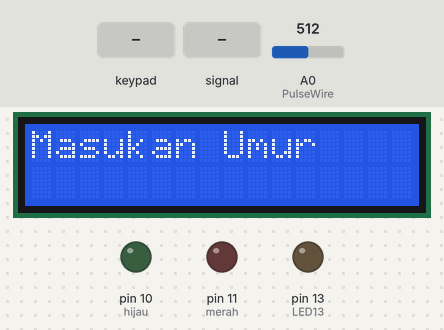
The sketch below on a simulated Arduino Uno, built with avr-gcc and run on an emulated ATmega328P. Shown: 16×2 character LCD, output pins drawn as LEDs (lit = HIGH). Inputs (shaded band) come from the test bench; at power-on: A0 (PulseWire) = 512. What the sketch prints to the serial monitor is not drawn.

Above: at 6.2 s.
6.3 s: keypad keys 9 8 7 6 # pressed 0.4 s apart
At 8.9 s:
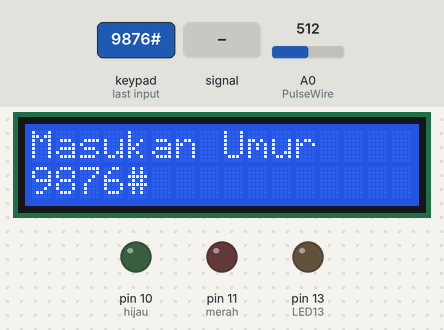
9.8 s: key '*' pressed
At 11.0 s:
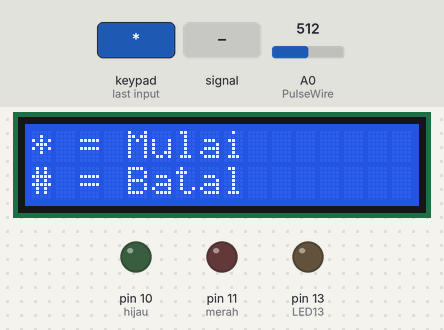
11.3 s: keypad keys 9 8 7 6 * pressed 0.4 s apart
At 14.2 s:
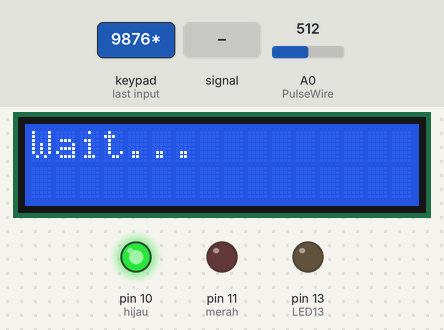
17.8 s: A0 (PulseWire) fed a 1000 Hz sine of ±255 counts around its level
At 19.5 s:
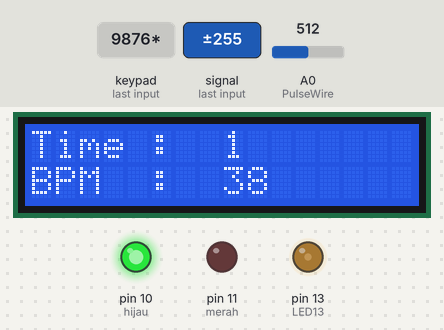
20.5 s: A0 (PulseWire) set to 716
At 21.4 s:
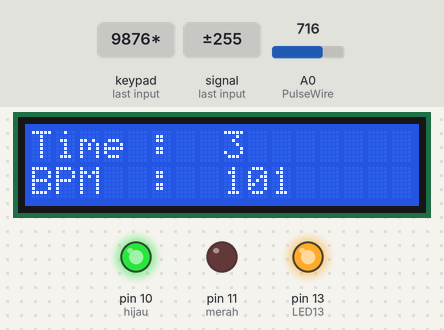
Timing chart, 0 to 23.5 s (numbered marks = the images above; inputs shaded):
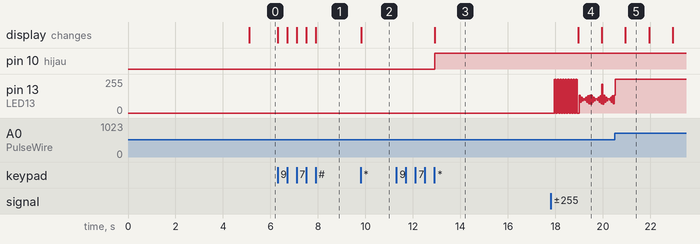

Measured:
- after the input at 6.3 s, the display: first changes at once (image 1 shows a later state)
- after the input at 9.8 s, the display: changes at once (image 2)
- after the input at 11.3 s, pin 10 (hijau): LOW → HIGH after 1.6 s; the display: changes after 1.6 s (image 3)
- what the display in image 5 shows lasts 1.0 s, from 21.0 s to 22.0 s

The sketch:

detak_jantung.ino
```cpp
#include <Keypad.h>            // memasukan library keypad
#include <Wire.h>              // memasukan library komunikasi I2C (komunikasi LCD)
#include <LiquidCrystal_I2C.h> //memasukan library LCD I2C
#define PulseWire A0           // deklarasi pin untuk sensor
#define LED13 13               // deklarasi pin LED13
#define merah 11               // deklarasi pin merah
#define hijau 10               // deklarasi pin hijau

LiquidCrystal_I2C lcd(0x27, 16, 2); // setting kolom dan baris lcd

const byte ROWS = 4; // jumlah baris keypad
const byte COLS = 3; // jumlah kolom keypad
char hexaKeys[ROWS][COLS] = {
    {'1', '2', '3'},
    {'4', '5', '6'},
    {'7', '8', '9'},
    {'*', '0', '#'}};

byte rowPins[ROWS] = {9, 8, 7, 6}; // pin untuk keypad
byte colPins[COLS] = {5, 4, 3};

Keypad customKeypad = Keypad(makeKeymap(hexaKeys), rowPins, colPins, ROWS, COLS);

void setup()
{
  Serial.begin(9600); // setting baudrate komunikasi serial
  lcd.backlight();
  lcd.begin();            // memulai lcd
  pinMode(LED13, OUTPUT); // setting pin sebagai output
  pinMode(hijau, OUTPUT); // setting pin sebagai output
  pinMode(merah, OUTPUT); // setting pin sebagai output
  lcd.setCursor(3, 0);    // print karakter
  lcd.print("Pendeteksi");
  lcd.setCursor(1, 1);
  lcd.print("Denyut Jantung");
  delay(5000);
  lcd.clear();
}

byte kolom = 0;  // variabel untuk menampung kolom posisi karakter di LCD
String ket = ""; // keterangan
int myBPM, x, Max, Min;
char customKey;
int time1, time2;
bool Stop1 = false;
char umur[8];  // buat variabel umur (char array)
int Signal;    // variabel untuk menampung signal / hasil pembacaan sensor
int Threshold; // variabel untuk menampung trenshold / batas signal

void loop()
{
  lcd.setCursor(0, 0);
  lcd.print("Masukan Umur");
  customKey = customKeypad.getKey(); // akses keypad

  if (customKey)
  {                            // jika keypad diakses
    Serial.println(customKey); // tampilkan karakter di serial monitor
    umur[kolom] = customKey;   // tampung hasil keypad di variabel kolom
    lcd.setCursor(kolom, 1);
    lcd.print(umur[kolom]); // tampilkan di LCD
    kolom++;                // geser baris di LCD

    if (customKey == '*')
    { // jika * ditekan
      lcd.clear();
      lcd.setCursor(0, 0);
      lcd.print("* = Mulai");
      lcd.setCursor(0, 1);
      lcd.print("# = Batal");
      Stop1 = false;

      while (!Stop1)
      {
        customKey = customKeypad.getKey();
        if (customKey == '#') // jika # ditekan
        {
          Stop1 = true;
          lcd.clear();
          kolom = 0;
        }
        else if (customKey == '*')
        { // jika * ditekan
          lcd.clear();
          lcd.setCursor(0, 0);
          lcd.print("Wait...");
          digitalWrite(hijau, HIGH); // hidupkan led hijau
          digitalWrite(merah, LOW);  // matikan led merah
          long lastMillis = millis();
          Max = 0;    //Variabel untuk menampung range sensor
          Min = 1023; //Variabel untuk menampung range sensor
          Threshold = 0;
          while (millis() - lastMillis < 5000)
          {
            Signal = analogRead(PulseWire);
            Serial.println(Signal);

            if (Signal < Min)
            {
              Min = Signal;
            }

            if (Signal > Max)
            {
              Max = Signal;
            }
          }
          Threshold = Min + ((Max - Min) * 0.5);
          Serial.println(Threshold);
          lastMillis = millis();
          myBPM = 0;
          if (Max - Min > 20)
          {
            while (millis() - lastMillis < 60000)
            {
              Signal = analogRead(PulseWire);
              Serial.println(Signal);

              time1 = (millis() - lastMillis) / 1000;
              if (time1 != time2)
              {
                time2 = time1;
                lcd.clear();
                lcd.setCursor(0, 0);
                lcd.print("Time : ");
                lcd.setCursor(8, 0);
                lcd.print(time1);
                lcd.setCursor(0, 1);
                lcd.print("BPM  : ");
                lcd.setCursor(8, 1);
                lcd.print(myBPM);
              }
              if (Signal > Threshold)
              {
                digitalWrite(LED13, HIGH);
                if (x == 0)
                {
                  myBPM++;
                  x = 1;
                }
              }
              if (Signal < Threshold)
              {
                digitalWrite(LED13, LOW);
                x = 0;
              }
            }

            int Umur = String(umur).toInt();
            if (Umur > 0 && Umur <= 1)
            {
              if (myBPM >= 120 && myBPM <= 160)
              {
                ket = "Normal";
              }
              else
              {
                if (myBPM > 120)
                  ket = "Denyut Cepat";
                else
                  ket = "Denyut Lambat";
              }
            }
            else if (Umur > 1 && Umur <= 3)
            {
              if (myBPM >= 90 && myBPM <= 140)
              {
                ket = "Normal";
              }
              else
              {
                if (myBPM > 90)
                  ket = "Denyut Cepat";
                else
                  ket = "Denyut Lambat";
              }
            }
            else if (Umur > 3 && Umur <= 6)
            {
              if (myBPM >= 80 && myBPM <= 110)
              {
                ket = "Normal";
              }
              else
              {
                if (myBPM > 80)
                  ket = "Denyut Cepat";
                else
                  ket = "Denyut Lambat";
              }
            }
            else if (Umur > 6 && Umur <= 12)
            {
              if (myBPM >= 75 && myBPM <= 105)
              {
                ket = "Normal";
              }
              else
              {
                if (myBPM > 75)
                  ket = "Denyut Cepat";
                else
                  ket = "Denyut Lambat";
              }
            }
            else if (Umur > 12 && Umur <= 18)
            {
              if (myBPM >= 60 && myBPM <= 100)
              {
                ket = "Normal";
              }
              else
              {
                if (myBPM > 60)
                  ket = "Denyut Cepat";
                else
                  ket = "Denyut Lambat";
              }
            }
            else if (Umur > 18 && Umur <= 60)
            {
              if (myBPM >= 60 && myBPM <= 100)
              {
                ket = "Normal";
              }
              else
              {
                if (myBPM > 60)
                  ket = "Denyut Cepat";
                else
                  ket = "Denyut Lambat";
              }
            }
            else if (Umur > 60)
            {
              if (myBPM >= 67 && myBPM <= 80)
              {
                ket = "Normal";
              }
              else
              {
                if (myBPM > 67)
                  ket = "Denyut Cepat";
                else
                  ket = "Denyut Lambat";
              }
            }

            lcd.clear();
            lcd.setCursor(0, 0);
            lcd.print(ket);
            lcd.setCursor(0, 1);
            lcd.print("BPM : ");
            lcd.setCursor(7, 1);
            lcd.print(myBPM);
          }
          else
          {
            lcd.clear();
            lcd.setCursor(0, 0);
            lcd.print("Error");
            lcd.setCursor(0, 1);
            lcd.print("Try Again");
            delay(1000);
            lcd.clear();
            Stop1 = true;
            kolom = 0;
          }
          digitalWrite(hijau, LOW);  // matikan led merah
          digitalWrite(merah, HIGH); // hidupkan led hijau
        }
      }
    }
  }
}
```
